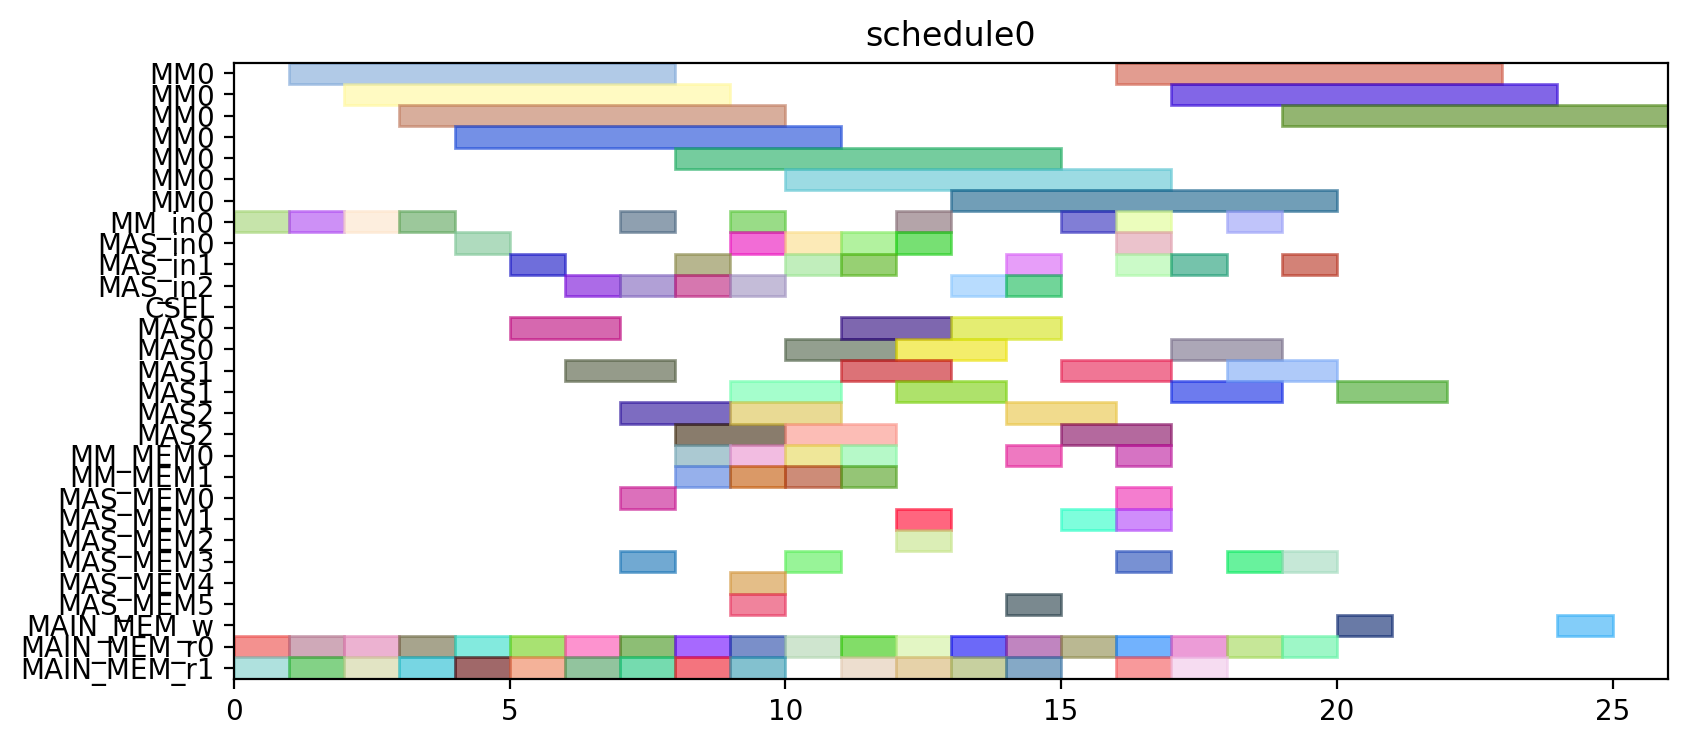

The script that drew this image:
from pyschedule import Scenario, solvers, plotters, alt


def solve():
	horizon = 120
	S = Scenario("schedule0", horizon=horizon)

	# resource
	MM = S.Resources('MM', num=1, size=7)
	MM_in = S.Resources('MM_in', num=1)
	MAS_in = S.Resources('MAS_in', num=3)
	CSEL = S.Resource('CSEL')
	MAS = S.Resources('MAS', num=3, size=2, periods=range(1, horizon))
	MM_MEM = S.Resources('MM_MEM', num=2)
	MAS_MEM = S.Resources('MAS_MEM', num=6)
	MAIN_MEM_w = S.Resource('MAIN_MEM_w', size=1)
	MAIN_MEM_r = S.Resources('MAIN_MEM_r', num=2)

	# result of previous scheduling

	# new tasks
	t0_t0 = S.Task('t0_t0', length=7, delay_cost=1)
	t0_t0 += alt(MM)
	t0_t0_in = S.Task('t0_t0_in', length=1, delay_cost=1)
	t0_t0_in += alt(MM_in)
	S += t0_t0_in*MM_in[0]<=t0_t0*MM[0]
	t0_t0_mem0 = S.Task('t0_t0_mem0', length=1, delay_cost=1)
	t0_t0_mem0 += MAIN_MEM_r[0]
	S += t0_t0_mem0 <= t0_t0

	t0_t0_mem1 = S.Task('t0_t0_mem1', length=1, delay_cost=1)
	t0_t0_mem1 += MAIN_MEM_r[1]
	S += t0_t0_mem1 <= t0_t0

	t0_t1 = S.Task('t0_t1', length=7, delay_cost=1)
	t0_t1 += alt(MM)
	t0_t1_in = S.Task('t0_t1_in', length=1, delay_cost=1)
	t0_t1_in += alt(MM_in)
	S += t0_t1_in*MM_in[0]<=t0_t1*MM[0]
	t0_t1_mem0 = S.Task('t0_t1_mem0', length=1, delay_cost=1)
	t0_t1_mem0 += MAIN_MEM_r[0]
	S += t0_t1_mem0 <= t0_t1

	t0_t1_mem1 = S.Task('t0_t1_mem1', length=1, delay_cost=1)
	t0_t1_mem1 += MAIN_MEM_r[1]
	S += t0_t1_mem1 <= t0_t1

	t0_t2 = S.Task('t0_t2', length=2, delay_cost=1)
	t0_t2 += alt(MAS)
	t0_t2_in = S.Task('t0_t2_in', length=1, delay_cost=1)
	t0_t2_in += alt(MAS_in)
	S += t0_t2_in*MAS_in[0]<=t0_t2*MAS[0]

	S += t0_t2_in*MAS_in[1]<=t0_t2*MAS[1]

	S += t0_t2_in*MAS_in[2]<=t0_t2*MAS[2]

	t0_t2_mem0 = S.Task('t0_t2_mem0', length=1, delay_cost=1)
	t0_t2_mem0 += MAIN_MEM_r[0]
	S += t0_t2_mem0 <= t0_t2

	t0_t2_mem1 = S.Task('t0_t2_mem1', length=1, delay_cost=1)
	t0_t2_mem1 += MAIN_MEM_r[1]
	S += t0_t2_mem1 <= t0_t2

	t0_t3 = S.Task('t0_t3', length=2, delay_cost=1)
	t0_t3 += alt(MAS)
	t0_t3_in = S.Task('t0_t3_in', length=1, delay_cost=1)
	t0_t3_in += alt(MAS_in)
	S += t0_t3_in*MAS_in[0]<=t0_t3*MAS[0]

	S += t0_t3_in*MAS_in[1]<=t0_t3*MAS[1]

	S += t0_t3_in*MAS_in[2]<=t0_t3*MAS[2]

	t0_t3_mem0 = S.Task('t0_t3_mem0', length=1, delay_cost=1)
	t0_t3_mem0 += MAIN_MEM_r[0]
	S += t0_t3_mem0 <= t0_t3

	t0_t3_mem1 = S.Task('t0_t3_mem1', length=1, delay_cost=1)
	t0_t3_mem1 += MAIN_MEM_r[1]
	S += t0_t3_mem1 <= t0_t3

	t2_t0 = S.Task('t2_t0', length=7, delay_cost=1)
	t2_t0 += alt(MM)
	t2_t0_in = S.Task('t2_t0_in', length=1, delay_cost=1)
	t2_t0_in += alt(MM_in)
	S += t2_t0_in*MM_in[0]<=t2_t0*MM[0]
	t2_t0_mem0 = S.Task('t2_t0_mem0', length=1, delay_cost=1)
	t2_t0_mem0 += MAIN_MEM_r[0]
	S += t2_t0_mem0 <= t2_t0

	t2_t0_mem1 = S.Task('t2_t0_mem1', length=1, delay_cost=1)
	t2_t0_mem1 += MAIN_MEM_r[1]
	S += t2_t0_mem1 <= t2_t0

	t2_t1 = S.Task('t2_t1', length=7, delay_cost=1)
	t2_t1 += alt(MM)
	t2_t1_in = S.Task('t2_t1_in', length=1, delay_cost=1)
	t2_t1_in += alt(MM_in)
	S += t2_t1_in*MM_in[0]<=t2_t1*MM[0]
	t2_t1_mem0 = S.Task('t2_t1_mem0', length=1, delay_cost=1)
	t2_t1_mem0 += MAIN_MEM_r[0]
	S += t2_t1_mem0 <= t2_t1

	t2_t1_mem1 = S.Task('t2_t1_mem1', length=1, delay_cost=1)
	t2_t1_mem1 += MAIN_MEM_r[1]
	S += t2_t1_mem1 <= t2_t1

	t2_t2 = S.Task('t2_t2', length=2, delay_cost=1)
	t2_t2 += alt(MAS)
	t2_t2_in = S.Task('t2_t2_in', length=1, delay_cost=1)
	t2_t2_in += alt(MAS_in)
	S += t2_t2_in*MAS_in[0]<=t2_t2*MAS[0]

	S += t2_t2_in*MAS_in[1]<=t2_t2*MAS[1]

	S += t2_t2_in*MAS_in[2]<=t2_t2*MAS[2]

	t2_t2_mem0 = S.Task('t2_t2_mem0', length=1, delay_cost=1)
	t2_t2_mem0 += MAIN_MEM_r[0]
	S += t2_t2_mem0 <= t2_t2

	t2_t2_mem1 = S.Task('t2_t2_mem1', length=1, delay_cost=1)
	t2_t2_mem1 += MAIN_MEM_r[1]
	S += t2_t2_mem1 <= t2_t2

	t2_t3 = S.Task('t2_t3', length=2, delay_cost=1)
	t2_t3 += alt(MAS)
	t2_t3_in = S.Task('t2_t3_in', length=1, delay_cost=1)
	t2_t3_in += alt(MAS_in)
	S += t2_t3_in*MAS_in[0]<=t2_t3*MAS[0]

	S += t2_t3_in*MAS_in[1]<=t2_t3*MAS[1]

	S += t2_t3_in*MAS_in[2]<=t2_t3*MAS[2]

	t2_t3_mem0 = S.Task('t2_t3_mem0', length=1, delay_cost=1)
	t2_t3_mem0 += MAIN_MEM_r[0]
	S += t2_t3_mem0 <= t2_t3

	t2_t3_mem1 = S.Task('t2_t3_mem1', length=1, delay_cost=1)
	t2_t3_mem1 += MAIN_MEM_r[1]
	S += t2_t3_mem1 <= t2_t3

	t7_t2 = S.Task('t7_t2', length=2, delay_cost=1)
	t7_t2 += alt(MAS)
	t7_t2_in = S.Task('t7_t2_in', length=1, delay_cost=1)
	t7_t2_in += alt(MAS_in)
	S += t7_t2_in*MAS_in[0]<=t7_t2*MAS[0]

	S += t7_t2_in*MAS_in[1]<=t7_t2*MAS[1]

	S += t7_t2_in*MAS_in[2]<=t7_t2*MAS[2]

	t7_t2_mem0 = S.Task('t7_t2_mem0', length=1, delay_cost=1)
	t7_t2_mem0 += MAIN_MEM_r[0]
	S += t7_t2_mem0 <= t7_t2

	t7_t2_mem1 = S.Task('t7_t2_mem1', length=1, delay_cost=1)
	t7_t2_mem1 += MAIN_MEM_r[1]
	S += t7_t2_mem1 <= t7_t2

	t9_t2 = S.Task('t9_t2', length=2, delay_cost=1)
	t9_t2 += alt(MAS)
	t9_t2_in = S.Task('t9_t2_in', length=1, delay_cost=1)
	t9_t2_in += alt(MAS_in)
	S += t9_t2_in*MAS_in[0]<=t9_t2*MAS[0]

	S += t9_t2_in*MAS_in[1]<=t9_t2*MAS[1]

	S += t9_t2_in*MAS_in[2]<=t9_t2*MAS[2]

	t9_t2_mem0 = S.Task('t9_t2_mem0', length=1, delay_cost=1)
	t9_t2_mem0 += MAIN_MEM_r[0]
	S += t9_t2_mem0 <= t9_t2

	t9_t2_mem1 = S.Task('t9_t2_mem1', length=1, delay_cost=1)
	t9_t2_mem1 += MAIN_MEM_r[1]
	S += t9_t2_mem1 <= t9_t2

	t14_t2 = S.Task('t14_t2', length=2, delay_cost=1)
	t14_t2 += alt(MAS)
	t14_t2_in = S.Task('t14_t2_in', length=1, delay_cost=1)
	t14_t2_in += alt(MAS_in)
	S += t14_t2_in*MAS_in[0]<=t14_t2*MAS[0]

	S += t14_t2_in*MAS_in[1]<=t14_t2*MAS[1]

	S += t14_t2_in*MAS_in[2]<=t14_t2*MAS[2]

	t14_t2_mem0 = S.Task('t14_t2_mem0', length=1, delay_cost=1)
	t14_t2_mem0 += MAIN_MEM_r[0]
	S += t14_t2_mem0 <= t14_t2

	t14_t2_mem1 = S.Task('t14_t2_mem1', length=1, delay_cost=1)
	t14_t2_mem1 += MAIN_MEM_r[1]
	S += t14_t2_mem1 <= t14_t2

	new_TZ_t2 = S.Task('new_TZ_t2', length=2, delay_cost=1)
	new_TZ_t2 += alt(MAS)
	new_TZ_t2_in = S.Task('new_TZ_t2_in', length=1, delay_cost=1)
	new_TZ_t2_in += alt(MAS_in)
	S += new_TZ_t2_in*MAS_in[0]<=new_TZ_t2*MAS[0]

	S += new_TZ_t2_in*MAS_in[1]<=new_TZ_t2*MAS[1]

	S += new_TZ_t2_in*MAS_in[2]<=new_TZ_t2*MAS[2]

	new_TZ_t2_mem0 = S.Task('new_TZ_t2_mem0', length=1, delay_cost=1)
	new_TZ_t2_mem0 += MAIN_MEM_r[0]
	S += new_TZ_t2_mem0 <= new_TZ_t2

	new_TZ_t2_mem1 = S.Task('new_TZ_t2_mem1', length=1, delay_cost=1)
	new_TZ_t2_mem1 += MAIN_MEM_r[1]
	S += new_TZ_t2_mem1 <= new_TZ_t2

	t16_t2 = S.Task('t16_t2', length=2, delay_cost=1)
	t16_t2 += alt(MAS)
	t16_t2_in = S.Task('t16_t2_in', length=1, delay_cost=1)
	t16_t2_in += alt(MAS_in)
	S += t16_t2_in*MAS_in[0]<=t16_t2*MAS[0]

	S += t16_t2_in*MAS_in[1]<=t16_t2*MAS[1]

	S += t16_t2_in*MAS_in[2]<=t16_t2*MAS[2]

	t16_t2_mem0 = S.Task('t16_t2_mem0', length=1, delay_cost=1)
	t16_t2_mem0 += MAIN_MEM_r[0]
	S += t16_t2_mem0 <= t16_t2

	t16_t2_mem1 = S.Task('t16_t2_mem1', length=1, delay_cost=1)
	t16_t2_mem1 += MAIN_MEM_r[1]
	S += t16_t2_mem1 <= t16_t2

	t17_t2 = S.Task('t17_t2', length=2, delay_cost=1)
	t17_t2 += alt(MAS)
	t17_t2_in = S.Task('t17_t2_in', length=1, delay_cost=1)
	t17_t2_in += alt(MAS_in)
	S += t17_t2_in*MAS_in[0]<=t17_t2*MAS[0]

	S += t17_t2_in*MAS_in[1]<=t17_t2*MAS[1]

	S += t17_t2_in*MAS_in[2]<=t17_t2*MAS[2]

	t17_t2_mem0 = S.Task('t17_t2_mem0', length=1, delay_cost=1)
	t17_t2_mem0 += MAIN_MEM_r[0]
	S += t17_t2_mem0 <= t17_t2

	t17_t2_mem1 = S.Task('t17_t2_mem1', length=1, delay_cost=1)
	t17_t2_mem1 += MAIN_MEM_r[1]
	S += t17_t2_mem1 <= t17_t2

	t0_t4 = S.Task('t0_t4', length=7, delay_cost=1)
	t0_t4 += alt(MM)
	t0_t4_in = S.Task('t0_t4_in', length=1, delay_cost=1)
	t0_t4_in += alt(MM_in)
	S += t0_t4_in*MM_in[0]<=t0_t4*MM[0]
	t0_t4_mem0 = S.Task('t0_t4_mem0', length=1, delay_cost=1)
	t0_t4_mem0 += alt(MAS_MEM)
	S += (t0_t2*MAS[0])-1 < t0_t4_mem0*MAS_MEM[0]
	S += (t0_t2*MAS[1])-1 < t0_t4_mem0*MAS_MEM[2]
	S += (t0_t2*MAS[2])-1 < t0_t4_mem0*MAS_MEM[4]
	S += t0_t4_mem0 <= t0_t4

	t0_t4_mem1 = S.Task('t0_t4_mem1', length=1, delay_cost=1)
	t0_t4_mem1 += alt(MAS_MEM)
	S += (t0_t3*MAS[0])-1 < t0_t4_mem1*MAS_MEM[1]
	S += (t0_t3*MAS[1])-1 < t0_t4_mem1*MAS_MEM[3]
	S += (t0_t3*MAS[2])-1 < t0_t4_mem1*MAS_MEM[5]
	S += t0_t4_mem1 <= t0_t4

	t00 = S.Task('t00', length=2, delay_cost=1)
	t00 += alt(MAS)
	t00_in = S.Task('t00_in', length=1, delay_cost=1)
	t00_in += alt(MAS_in)
	S += t00_in*MAS_in[0]<=t00*MAS[0]

	S += t00_in*MAS_in[1]<=t00*MAS[1]

	S += t00_in*MAS_in[2]<=t00*MAS[2]

	t00_mem0 = S.Task('t00_mem0', length=1, delay_cost=1)
	t00_mem0 += alt(MM_MEM)
	S += (t0_t0*MM[0])-1 < t00_mem0*MM_MEM[0]
	S += t00_mem0 <= t00

	t00_mem1 = S.Task('t00_mem1', length=1, delay_cost=1)
	t00_mem1 += alt(MM_MEM)
	S += (t0_t1*MM[0])-1 < t00_mem1*MM_MEM[1]
	S += t00_mem1 <= t00

	t0_t5 = S.Task('t0_t5', length=2, delay_cost=1)
	t0_t5 += alt(MAS)
	t0_t5_in = S.Task('t0_t5_in', length=1, delay_cost=1)
	t0_t5_in += alt(MAS_in)
	S += t0_t5_in*MAS_in[0]<=t0_t5*MAS[0]

	S += t0_t5_in*MAS_in[1]<=t0_t5*MAS[1]

	S += t0_t5_in*MAS_in[2]<=t0_t5*MAS[2]

	t0_t5_mem0 = S.Task('t0_t5_mem0', length=1, delay_cost=1)
	t0_t5_mem0 += alt(MM_MEM)
	S += (t0_t0*MM[0])-1 < t0_t5_mem0*MM_MEM[0]
	S += t0_t5_mem0 <= t0_t5

	t0_t5_mem1 = S.Task('t0_t5_mem1', length=1, delay_cost=1)
	t0_t5_mem1 += alt(MM_MEM)
	S += (t0_t1*MM[0])-1 < t0_t5_mem1*MM_MEM[1]
	S += t0_t5_mem1 <= t0_t5

	t2_t4 = S.Task('t2_t4', length=7, delay_cost=1)
	t2_t4 += alt(MM)
	t2_t4_in = S.Task('t2_t4_in', length=1, delay_cost=1)
	t2_t4_in += alt(MM_in)
	S += t2_t4_in*MM_in[0]<=t2_t4*MM[0]
	t2_t4_mem0 = S.Task('t2_t4_mem0', length=1, delay_cost=1)
	t2_t4_mem0 += alt(MAS_MEM)
	S += (t2_t2*MAS[0])-1 < t2_t4_mem0*MAS_MEM[0]
	S += (t2_t2*MAS[1])-1 < t2_t4_mem0*MAS_MEM[2]
	S += (t2_t2*MAS[2])-1 < t2_t4_mem0*MAS_MEM[4]
	S += t2_t4_mem0 <= t2_t4

	t2_t4_mem1 = S.Task('t2_t4_mem1', length=1, delay_cost=1)
	t2_t4_mem1 += alt(MAS_MEM)
	S += (t2_t3*MAS[0])-1 < t2_t4_mem1*MAS_MEM[1]
	S += (t2_t3*MAS[1])-1 < t2_t4_mem1*MAS_MEM[3]
	S += (t2_t3*MAS[2])-1 < t2_t4_mem1*MAS_MEM[5]
	S += t2_t4_mem1 <= t2_t4

	t20 = S.Task('t20', length=2, delay_cost=1)
	t20 += alt(MAS)
	t20_in = S.Task('t20_in', length=1, delay_cost=1)
	t20_in += alt(MAS_in)
	S += t20_in*MAS_in[0]<=t20*MAS[0]

	S += t20_in*MAS_in[1]<=t20*MAS[1]

	S += t20_in*MAS_in[2]<=t20*MAS[2]

	t20_mem0 = S.Task('t20_mem0', length=1, delay_cost=1)
	t20_mem0 += alt(MM_MEM)
	S += (t2_t0*MM[0])-1 < t20_mem0*MM_MEM[0]
	S += t20_mem0 <= t20

	t20_mem1 = S.Task('t20_mem1', length=1, delay_cost=1)
	t20_mem1 += alt(MM_MEM)
	S += (t2_t1*MM[0])-1 < t20_mem1*MM_MEM[1]
	S += t20_mem1 <= t20

	t2_t5 = S.Task('t2_t5', length=2, delay_cost=1)
	t2_t5 += alt(MAS)
	t2_t5_in = S.Task('t2_t5_in', length=1, delay_cost=1)
	t2_t5_in += alt(MAS_in)
	S += t2_t5_in*MAS_in[0]<=t2_t5*MAS[0]

	S += t2_t5_in*MAS_in[1]<=t2_t5*MAS[1]

	S += t2_t5_in*MAS_in[2]<=t2_t5*MAS[2]

	t2_t5_mem0 = S.Task('t2_t5_mem0', length=1, delay_cost=1)
	t2_t5_mem0 += alt(MM_MEM)
	S += (t2_t0*MM[0])-1 < t2_t5_mem0*MM_MEM[0]
	S += t2_t5_mem0 <= t2_t5

	t2_t5_mem1 = S.Task('t2_t5_mem1', length=1, delay_cost=1)
	t2_t5_mem1 += alt(MM_MEM)
	S += (t2_t1*MM[0])-1 < t2_t5_mem1*MM_MEM[1]
	S += t2_t5_mem1 <= t2_t5

	t01 = S.Task('t01', length=2, delay_cost=1)
	t01 += alt(MAS)
	t01_in = S.Task('t01_in', length=1, delay_cost=1)
	t01_in += alt(MAS_in)
	S += t01_in*MAS_in[0]<=t01*MAS[0]

	S += t01_in*MAS_in[1]<=t01*MAS[1]

	S += t01_in*MAS_in[2]<=t01*MAS[2]

	t01_mem0 = S.Task('t01_mem0', length=1, delay_cost=1)
	t01_mem0 += alt(MM_MEM)
	S += (t0_t4*MM[0])-1 < t01_mem0*MM_MEM[0]
	S += t01_mem0 <= t01

	t01_mem1 = S.Task('t01_mem1', length=1, delay_cost=1)
	t01_mem1 += alt(MAS_MEM)
	S += (t0_t5*MAS[0])-1 < t01_mem1*MAS_MEM[1]
	S += (t0_t5*MAS[1])-1 < t01_mem1*MAS_MEM[3]
	S += (t0_t5*MAS[2])-1 < t01_mem1*MAS_MEM[5]
	S += t01_mem1 <= t01

	t10 = S.Task('t10', length=2, delay_cost=1)
	t10 += alt(MAS)
	t10_in = S.Task('t10_in', length=1, delay_cost=1)
	t10_in += alt(MAS_in)
	S += t10_in*MAS_in[0]<=t10*MAS[0]

	S += t10_in*MAS_in[1]<=t10*MAS[1]

	S += t10_in*MAS_in[2]<=t10*MAS[2]

	t10_mem0 = S.Task('t10_mem0', length=1, delay_cost=1)
	t10_mem0 += MAIN_MEM_r[0]
	S += t10_mem0 <= t10

	t10_mem1 = S.Task('t10_mem1', length=1, delay_cost=1)
	t10_mem1 += alt(MAS_MEM)
	S += (t00*MAS[0])-1 < t10_mem1*MAS_MEM[1]
	S += (t00*MAS[1])-1 < t10_mem1*MAS_MEM[3]
	S += (t00*MAS[2])-1 < t10_mem1*MAS_MEM[5]
	S += t10_mem1 <= t10

	t21 = S.Task('t21', length=2, delay_cost=1)
	t21 += alt(MAS)
	t21_in = S.Task('t21_in', length=1, delay_cost=1)
	t21_in += alt(MAS_in)
	S += t21_in*MAS_in[0]<=t21*MAS[0]

	S += t21_in*MAS_in[1]<=t21*MAS[1]

	S += t21_in*MAS_in[2]<=t21*MAS[2]

	t21_mem0 = S.Task('t21_mem0', length=1, delay_cost=1)
	t21_mem0 += alt(MM_MEM)
	S += (t2_t4*MM[0])-1 < t21_mem0*MM_MEM[0]
	S += t21_mem0 <= t21

	t21_mem1 = S.Task('t21_mem1', length=1, delay_cost=1)
	t21_mem1 += alt(MAS_MEM)
	S += (t2_t5*MAS[0])-1 < t21_mem1*MAS_MEM[1]
	S += (t2_t5*MAS[1])-1 < t21_mem1*MAS_MEM[3]
	S += (t2_t5*MAS[2])-1 < t21_mem1*MAS_MEM[5]
	S += t21_mem1 <= t21

	t30 = S.Task('t30', length=2, delay_cost=1)
	t30 += alt(MAS)
	t30_in = S.Task('t30_in', length=1, delay_cost=1)
	t30_in += alt(MAS_in)
	S += t30_in*MAS_in[0]<=t30*MAS[0]

	S += t30_in*MAS_in[1]<=t30*MAS[1]

	S += t30_in*MAS_in[2]<=t30*MAS[2]

	t30_mem0 = S.Task('t30_mem0', length=1, delay_cost=1)
	t30_mem0 += MAIN_MEM_r[0]
	S += t30_mem0 <= t30

	t30_mem1 = S.Task('t30_mem1', length=1, delay_cost=1)
	t30_mem1 += alt(MAS_MEM)
	S += (t20*MAS[0])-1 < t30_mem1*MAS_MEM[1]
	S += (t20*MAS[1])-1 < t30_mem1*MAS_MEM[3]
	S += (t20*MAS[2])-1 < t30_mem1*MAS_MEM[5]
	S += t30_mem1 <= t30

	t11 = S.Task('t11', length=2, delay_cost=1)
	t11 += alt(MAS)
	t11_in = S.Task('t11_in', length=1, delay_cost=1)
	t11_in += alt(MAS_in)
	S += t11_in*MAS_in[0]<=t11*MAS[0]

	S += t11_in*MAS_in[1]<=t11*MAS[1]

	S += t11_in*MAS_in[2]<=t11*MAS[2]

	t11_mem0 = S.Task('t11_mem0', length=1, delay_cost=1)
	t11_mem0 += MAIN_MEM_r[0]
	S += t11_mem0 <= t11

	t11_mem1 = S.Task('t11_mem1', length=1, delay_cost=1)
	t11_mem1 += alt(MAS_MEM)
	S += (t01*MAS[0])-1 < t11_mem1*MAS_MEM[1]
	S += (t01*MAS[1])-1 < t11_mem1*MAS_MEM[3]
	S += (t01*MAS[2])-1 < t11_mem1*MAS_MEM[5]
	S += t11_mem1 <= t11

	t31 = S.Task('t31', length=2, delay_cost=1)
	t31 += alt(MAS)
	t31_in = S.Task('t31_in', length=1, delay_cost=1)
	t31_in += alt(MAS_in)
	S += t31_in*MAS_in[0]<=t31*MAS[0]

	S += t31_in*MAS_in[1]<=t31*MAS[1]

	S += t31_in*MAS_in[2]<=t31*MAS[2]

	t31_mem0 = S.Task('t31_mem0', length=1, delay_cost=1)
	t31_mem0 += MAIN_MEM_r[0]
	S += t31_mem0 <= t31

	t31_mem1 = S.Task('t31_mem1', length=1, delay_cost=1)
	t31_mem1 += alt(MAS_MEM)
	S += (t21*MAS[0])-1 < t31_mem1*MAS_MEM[1]
	S += (t21*MAS[1])-1 < t31_mem1*MAS_MEM[3]
	S += (t21*MAS[2])-1 < t31_mem1*MAS_MEM[5]
	S += t31_mem1 <= t31

	c010 = S.Task('c010', length=7, delay_cost=1)
	c010 += alt(MM)
	c010_in = S.Task('c010_in', length=1, delay_cost=1)
	c010_in += alt(MM_in)
	S += c010_in*MM_in[0]<=c010*MM[0]
	S += 0<c010

	c010_w = S.Task('c010_w', length=1, delay_cost=1)
	c010_w += alt(MAIN_MEM_w)
	S += c010 <= c010_w

	c010_mem0 = S.Task('c010_mem0', length=1, delay_cost=1)
	c010_mem0 += alt(MAS_MEM)
	S += (t30*MAS[0])-1 < c010_mem0*MAS_MEM[0]
	S += (t30*MAS[1])-1 < c010_mem0*MAS_MEM[2]
	S += (t30*MAS[2])-1 < c010_mem0*MAS_MEM[4]
	S += c010_mem0 <= c010

	c010_mem1 = S.Task('c010_mem1', length=1, delay_cost=1)
	c010_mem1 += MAIN_MEM_r[1]
	S += c010_mem1 <= c010

	c200 = S.Task('c200', length=7, delay_cost=1)
	c200 += alt(MM)
	c200_in = S.Task('c200_in', length=1, delay_cost=1)
	c200_in += alt(MM_in)
	S += c200_in*MM_in[0]<=c200*MM[0]
	S += 0<c200

	c200_w = S.Task('c200_w', length=1, delay_cost=1)
	c200_w += alt(MAIN_MEM_w)
	S += c200 <= c200_w

	c200_mem0 = S.Task('c200_mem0', length=1, delay_cost=1)
	c200_mem0 += alt(MAS_MEM)
	S += (t10*MAS[0])-1 < c200_mem0*MAS_MEM[0]
	S += (t10*MAS[1])-1 < c200_mem0*MAS_MEM[2]
	S += (t10*MAS[2])-1 < c200_mem0*MAS_MEM[4]
	S += c200_mem0 <= c200

	c200_mem1 = S.Task('c200_mem1', length=1, delay_cost=1)
	c200_mem1 += MAIN_MEM_r[1]
	S += c200_mem1 <= c200

	t16_t0 = S.Task('t16_t0', length=7, delay_cost=1)
	t16_t0 += alt(MM)
	t16_t0_in = S.Task('t16_t0_in', length=1, delay_cost=1)
	t16_t0_in += alt(MM_in)
	S += t16_t0_in*MM_in[0]<=t16_t0*MM[0]
	t16_t0_mem0 = S.Task('t16_t0_mem0', length=1, delay_cost=1)
	t16_t0_mem0 += MAIN_MEM_r[0]
	S += t16_t0_mem0 <= t16_t0

	t16_t0_mem1 = S.Task('t16_t0_mem1', length=1, delay_cost=1)
	t16_t0_mem1 += alt(MAS_MEM)
	S += (t30*MAS[0])-1 < t16_t0_mem1*MAS_MEM[1]
	S += (t30*MAS[1])-1 < t16_t0_mem1*MAS_MEM[3]
	S += (t30*MAS[2])-1 < t16_t0_mem1*MAS_MEM[5]
	S += t16_t0_mem1 <= t16_t0

	t17_t0 = S.Task('t17_t0', length=7, delay_cost=1)
	t17_t0 += alt(MM)
	t17_t0_in = S.Task('t17_t0_in', length=1, delay_cost=1)
	t17_t0_in += alt(MM_in)
	S += t17_t0_in*MM_in[0]<=t17_t0*MM[0]
	t17_t0_mem0 = S.Task('t17_t0_mem0', length=1, delay_cost=1)
	t17_t0_mem0 += MAIN_MEM_r[0]
	S += t17_t0_mem0 <= t17_t0

	t17_t0_mem1 = S.Task('t17_t0_mem1', length=1, delay_cost=1)
	t17_t0_mem1 += alt(MAS_MEM)
	S += (t10*MAS[0])-1 < t17_t0_mem1*MAS_MEM[1]
	S += (t10*MAS[1])-1 < t17_t0_mem1*MAS_MEM[3]
	S += (t10*MAS[2])-1 < t17_t0_mem1*MAS_MEM[5]
	S += t17_t0_mem1 <= t17_t0

	solvers.mip.solve(S,msg=1,kind='CPLEX',ratio_gap=1.01)

	solution = [['hoge']*len(S.solution()[1]) for i in range(len(S.solution()))]
	for i in range(len(S.solution())):
		for j in range(len(S.solution()[i])):
			solution[i][j]=str(S.solution()[i][j])
	print(solution)

	cycles = int(solution[-1][3])

	pic_file_name = "/mnt/rose/usr1/fukuda/ABE/multiRAM_multiMAS_16mux/scheduling_result/stage7MM1_stage2MAS3/EP2_ADD_w_EVAL/schedule0.png"
	if(S.solution() != []):
		plotters.matplotlib.plot(S,img_filename=pic_file_name, show_task_labels=False, fig_size=(cycles*0.25+3, 4))

	return solution
